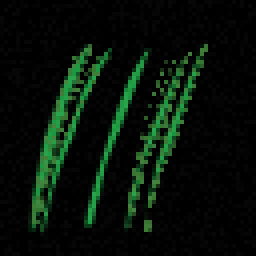
#> input picture references/sit01/grass01_00001.png, 64 x 64 px, found by its file name (shown 4 times larger); its folder holds only this picture in this run
$ python split.py
#> lines starting #> are read from the running program, lines starting #| are printed output that depends on the picture
import os
from PIL import Image

def process_half_image(half_image):
    # Create a green background image
    green_bg = Image.new('RGBA', half_image.size, (0, 0, 255, 255))
    # Paste the half image onto the green background using its alpha channel as a mask
    green_bg.paste(half_image, (0, 0), half_image)
    return green_bg.convert('RGB')  # Convert to RGB

def main():
    input_folder = 'references/sit01'
    images = []

    # Loop over all PNG files in the "walk" folder
    for filename in sorted(os.listdir(input_folder)):
        if filename.lower().endswith('.png'):
            filepath = os.path.join(input_folder, filename)
            img = Image.open(filepath).convert('RGBA')

            # Split the image into two 64x128 images
            left = img.crop((0, 0, 64, 128))
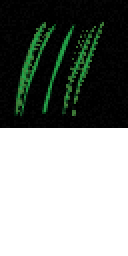
#> left: PIL image 64x128 RGBA (shown 2 times larger); mean R, G, B, A 3.4, 9, 4.4, 127.5; transparent parts drawn white
            right = img.crop((64, 0, 128, 128))
#> right: PIL image 64x128 RGBA; every value is 0

            # Replace transparency with green background
            left = process_half_image(left)
#> in process_half_image, `green_bg = Image.new('RGBA', half_image.size, (0, 0, 255, 255))`:
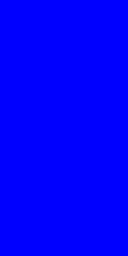
#> green_bg: PIL image 64x128 RGBA (shown 2 times larger); mean R, G, B, A 0, 0, 255, 255
#> in process_half_image, `green_bg.paste(half_image, (0, 0), half_image)`:
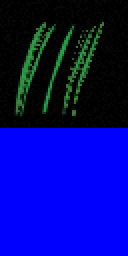
#> green_bg: PIL image 64x128 RGBA (shown 2 times larger); mean R, G, B, A 3.4, 9, 131.9, 255
            right = process_half_image(right)

            # Add the processed images to the list
            images.extend([left, right])

    # Calculate the total height for the final image
    total_height = len(images) * 128
#> total_height = 256

    # Create a new image to hold all the processed images
    final_image = Image.new('RGB', (64, total_height))
#> final_image: PIL image 64x256 RGB; every value is 0

    # Paste each image into the final image sequentially
    y_offset = 0
    for img in images:
        final_image.paste(img, (0, y_offset))
        y_offset += 128
#> this loop made 2 passes
#> y_offset on passes 1 to 2: 128, 256
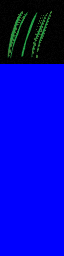
#> final_image: PIL image 64x256 RGB; mean R, G, B 1.7, 4.5, 193.5
#> after the loop, y_offset = 256

    # Save the final image as "beryl.bmp"
    final_image.save('beryl_sit01.bmp')

if __name__ == '__main__':
    main()

$ run again, on references/sit01/grass01_00005.png
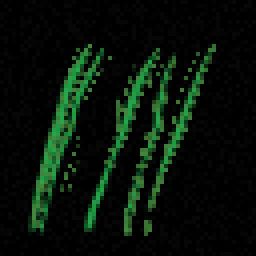
#> input picture references/sit01/grass01_00005.png, 64 x 64 px, found by its file name (shown 4 times larger)
#> right: PIL image 64x128 RGBA; every value is 0
#> in process_half_image, `green_bg.paste(half_image, (0, 0), half_image)`:
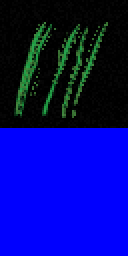
#> green_bg: PIL image 64x128 RGBA (shown 2 times larger); mean R, G, B, A 3.7, 9.4, 132.1, 255
#> total_height = 256
#> the loop in main, `for img in images:` made 2 passes
#> y_offset on passes 1 to 2: 128, 256
#> after the loop in main, `for img in images:`:
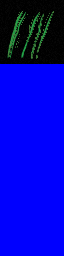
#> final_image: PIL image 64x256 RGB; mean R, G, B 1.9, 4.7, 193.6

$ run again, on references/sit01/grass01_00006.png
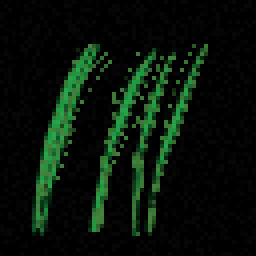
#> input picture references/sit01/grass01_00006.png, 64 x 64 px, found by its file name (shown 4 times larger)
#> right: PIL image 64x128 RGBA; every value is 0
#> in process_half_image, `green_bg.paste(half_image, (0, 0), half_image)`:
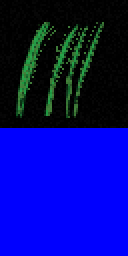
#> green_bg: PIL image 64x128 RGBA (shown 2 times larger); mean R, G, B, A 3.9, 9.7, 132.3, 255
#> total_height = 256
#> the loop in main, `for img in images:` made 2 passes
#> y_offset on passes 1 to 2: 128, 256
#> after the loop in main, `for img in images:`:
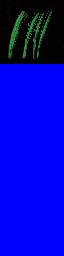
#> final_image: PIL image 64x256 RGB; mean R, G, B 2, 4.8, 193.6
